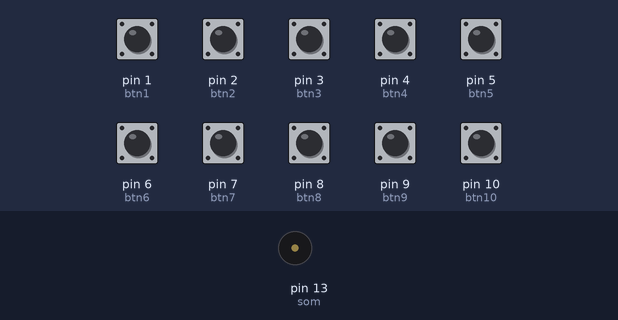
A sketch run on a simulated Arduino Uno, built with avr-gcc and run on an emulated ATmega328P. Shown: buzzer (waves = sounding). The test bench sets the inputs (shaded band); at power-on: pin 1 (btn1), pin 2 (btn2), pin 3 (btn3), pin 4 (btn4), pin 5 (btn5), pin 6 (btn6), pin 7 (btn7), pin 8 (btn8), pin 9 (btn9), pin 10 (btn10) LOW.

Above: at 1.2 s.
1.3 s: pin 1 (btn1) pulled HIGH for 0.15 s
At 1.42 s:
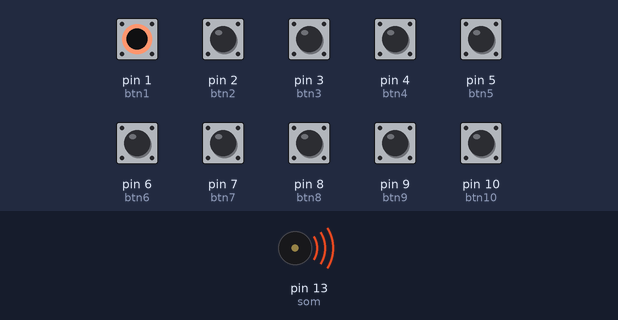
Timing chart, 0 to 4.3 s (numbered marks = the images above; inputs shaded):
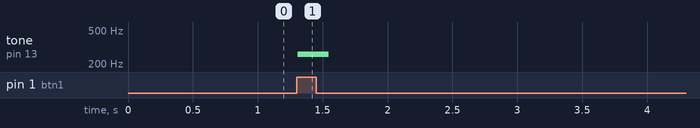

The sketch:

arduinopiano1.ino
```cpp
int btn1 = 1;
int btn2 = 2;
int btn3 = 3;
int btn4 = 4;
int btn5 = 5;
int btn6 = 6;
int btn7 = 7;
int btn8 = 8;
int btn9 = 9;
int btn10 = 10;

int som = 13;

void setup()
{
  pinMode (btn1, INPUT);
  pinMode (btn2, INPUT);
  pinMode (btn3, INPUT);
  pinMode (btn4, INPUT);
  pinMode (btn5, INPUT);
  pinMode (btn6, INPUT);
  pinMode (btn7, INPUT);
  pinMode (btn8, INPUT);
  pinMode (btn9, INPUT);
  pinMode (btn10, INPUT);

  pinMode (som, OUTPUT);
}

void loop()
{
  int b1 = digitalRead (btn1);
  int b2 = digitalRead (btn2);
  int b3 = digitalRead (btn3);
  int b4 = digitalRead (btn4);
  int b5 = digitalRead (btn5);
  int b6 = digitalRead (btn6);
  int b7 = digitalRead (btn7);
  int b8 = digitalRead (btn8);
  int b9 = digitalRead (btn9);
  int b10 = digitalRead (btn10);

  if (b1 == 1)
  {
    tone (som, 261.63, 100);
  }
  if (b2 == 1)
  {
    tone (som, 293.66, 100);
  }
  if (b3 == 1)
  {
    tone (som, 329.63, 100);
  }
  if (b4 == 1)
  {
    tone (som, 349.23, 100);
  }
  if (b5 == 1)
  {
    tone (som, 392.00, 100);
  }
  if (b6 == 1)
  {
    tone (som, 440.00, 100);
  }
  if (b7 == 1)
  {
    tone (som, 493.88, 100);
  }
  if (b8 == 1)
  {
    tone (som, 600, 100);
  }
  if (b9 == 1)
  {
    tone (som, 700, 100);
  }
  if (b10 == 1)
  {
    tone (som, 800, 100);
  }

  delay (10);
}
```

Measured:
- after the input at 1.3 s, tone on pin 13 (som): silent → 261 Hz at once, → silent 0.24 s later
